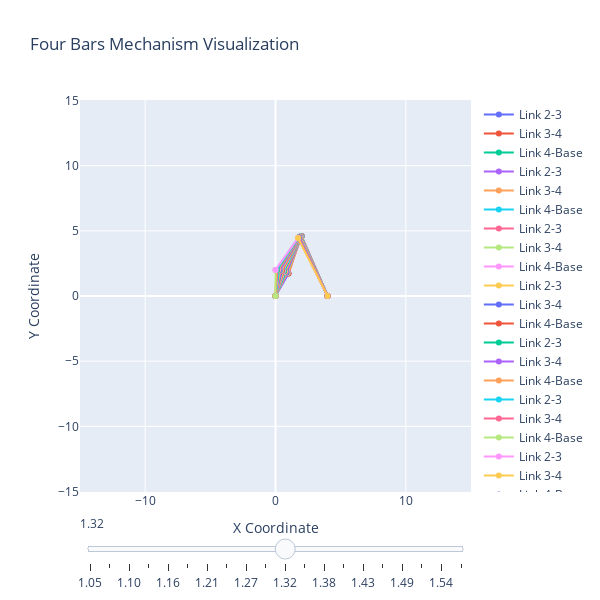

The notebook cell saved with this chart:
### Code cell
# Define your theta_2 range and call the function
theta_2_range = np.linspace(np.pi/3, np.pi/2, 20)
plot_mechanism_with_slider(theta_2_range, L2, L3, L4, Separation)

### Figure 1 — Plotly figure (JSON) as saved in the notebook; plotly's stock layout.template omitted (floating-point values rounded to 4 significant figures)
{"data": [{"mode": "lines+markers", "name": "Link 2-3", "type": "scatter", "x": [0, 1], "y": [0, 1.732]}, {"mode": "lines+markers", "name": "Link 3-4", "type": "scatter", "x": [1, 1.972], "y": [1.732, 4.57]}, {"mode": "lines+markers", "name": "Link 4-Base", "type": "scatter", "x": [1.972, 4], "y": [4.57, 0]}, {"mode": "lines+markers", "name": "Link 2-3", "type": "scatter", "x": [0, 0.9519], "y": [0, 1.759]}, {"mode": "lines+markers", "name": "Link 3-4", "type": "scatter", "x": [0.9519, 1.984], "y": [1.759, 4.576]}, {"mode": "lines+markers", "name": "Link 4-Base", "type": "scatter", "x": [1.984, 4], "y": [4.576, 0]}, {"mode": "lines+markers", "name": "Link 2-3", "type": "scatter", "x": [0, 0.9031], "y": [0, 1.785]}, {"mode": "lines+markers", "name": "Link 3-4", "type": "scatter", "x": [0.9031, 1.993], "y": [1.785, 4.58]}, {"mode": "lines+markers", "name": "Link 4-Base", "type": "scatter", "x": [1.993, 4], "y": [4.58, 0]}, {"mode": "lines+markers", "name": "Link 2-3", "type": "scatter", "x": [0, 0.8536], "y": [0, 1.809]}, {"mode": "lines+markers", "name": "Link 3-4", "type": "scatter", "x": [0.8536, 1.998], "y": [1.809, 4.582]}, {"mode": "lines+markers", "name": "Link 4-Base", "type": "scatter", "x": [1.998, 4], "y": [4.582, 0]}, {"mode": "lines+markers", "name": "Link 2-3", "type": "scatter", "x": [0, 0.8034], "y": [0, 1.832]}, {"mode": "lines+markers", "name": "Link 3-4", "type": "scatter", "x": [0.8034, 2.0], "y": [1.832, 4.583]}, {"mode": "lines+markers", "name": "Link 4-Base", "type": "scatter", "x": [2.0, 4], "y": [4.583, 0]}, {"mode": "lines+markers", "name": "Link 2-3", "type": "scatter", "x": [0, 0.7526], "y": [0, 1.853]}, {"mode": "lines+markers", "name": "Link 3-4", "type": "scatter", "x": [0.7526, 1.999], "y": [1.853, 4.582]}, {"mode": "lines+markers", "name": "Link 4-Base", "type": "scatter", "x": [1.999, 4], "y": [4.582, 0]}, {"mode": "lines+markers", "name": "Link 2-3", "type": "scatter", "x": [0, 0.7013], "y": [0, 1.873]}, {"mode": "lines+markers", "name": "Link 3-4", "type": "scatter", "x": [0.7013, 1.994], "y": [1.873, 4.58]}, {"mode": "lines+markers", "name": "Link 4-Base", "type": "scatter", "x": [1.994, 4], "y": [4.58, 0]}, {"mode": "lines+markers", "name": "Link 2-3", "type": "scatter", "x": [0, 0.6494], "y": [0, 1.892]}, {"mode": "lines+markers", "name": "Link 3-4", "type": "scatter", "x": [0.6494, 1.987], "y": [1.892, 4.577]}, {"mode": "lines+markers", "name": "Link 4-Base", "type": "scatter", "x": [1.987, 4], "y": [4.577, 0]}, {"mode": "lines+markers", "name": "Link 2-3", "type": "scatter", "x": [0, 0.597], "y": [0, 1.909]}, {"mode": "lines+markers", "name": "Link 3-4", "type": "scatter", "x": [0.597, 1.977], "y": [1.909, 4.573]}, {"mode": "lines+markers", "name": "Link 4-Base", "type": "scatter", "x": [1.977, 4], "y": [4.573, 0]}, {"mode": "lines+markers", "name": "Link 2-3", "type": "scatter", "x": [0, 0.5442], "y": [0, 1.925]}, {"mode": "lines+markers", "name": "Link 3-4", "type": "scatter", "x": [0.5442, 1.965], "y": [1.925, 4.567]}, {"mode": "lines+markers", "name": "Link 4-Base", "type": "scatter", "x": [1.965, 4], "y": [4.567, 0]}, {"mode": "lines+markers", "name": "Link 2-3", "type": "scatter", "x": [0, 0.491], "y": [0, 1.939]}, {"mode": "lines+markers", "name": "Link 3-4", "type": "scatter", "x": [0.491, 1.95], "y": [1.939, 4.56]}, {"mode": "lines+markers", "name": "Link 4-Base", "type": "scatter", "x": [1.95, 4], "y": [4.56, 0]}, {"mode": "lines+markers", "name": "Link 2-3", "type": "scatter", "x": [0, 0.4374], "y": [0, 1.952]}, {"mode": "lines+markers", "name": "Link 3-4", "type": "scatter", "x": [0.4374, 1.932], "y": [1.952, 4.552]}, {"mode": "lines+markers", "name": "Link 4-Base", "type": "scatter", "x": [1.932, 4], "y": [4.552, 0]}, {"mode": "lines+markers", "name": "Link 2-3", "type": "scatter", "x": [0, 0.3834], "y": [0, 1.963]}, {"mode": "lines+markers", "name": "Link 3-4", "type": "scatter", "x": [0.3834, 1.913], "y": [1.963, 4.544]}, {"mode": "lines+markers", "name": "Link 4-Base", "type": "scatter", "x": [1.913, 4], "y": [4.544, 0]}, {"mode": "lines+markers", "name": "Link 2-3", "type": "scatter", "x": [0, 0.3292], "y": [0, 1.973]}, {"mode": "lines+markers", "name": "Link 3-4", "type": "scatter", "x": [0.3292, 1.892], "y": [1.973, 4.534]}, {"mode": "lines+markers", "name": "Link 4-Base", "type": "scatter", "x": [1.892, 4], "y": [4.534, 0]}, {"mode": "lines+markers", "name": "Link 2-3", "type": "scatter", "x": [0, 0.2747], "y": [0, 1.981]}, {"mode": "lines+markers", "name": "Link 3-4", "type": "scatter", "x": [0.2747, 1.868], "y": [1.981, 4.523]}, {"mode": "lines+markers", "name": "Link 4-Base", "type": "scatter", "x": [1.868, 4], "y": [4.523, 0]}, {"mode": "lines+markers", "name": "Link 2-3", "type": "scatter", "x": [0, 0.22], "y": [0, 1.988]}, {"mode": "lines+markers", "name": "Link 3-4", "type": "scatter", "x": [0.22, 1.843], "y": [1.988, 4.511]}, {"mode": "lines+markers", "name": "Link 4-Base", "type": "scatter", "x": [1.843, 4], "y": [4.511, 0]}, {"mode": "lines+markers", "name": "Link 2-3", "type": "scatter", "x": [0, 0.1652], "y": [0, 1.993]}, {"mode": "lines+markers", "name": "Link 3-4", "type": "scatter", "x": [0.1652, 1.816], "y": [1.993, 4.498]}, {"mode": "lines+markers", "name": "Link 4-Base", "type": "scatter", "x": [1.816, 4], "y": [4.498, 0]}, {"mode": "lines+markers", "name": "Link 2-3", "type": "scatter", "x": [0, 0.1102], "y": [0, 1.997]}, {"mode": "lines+markers", "name": "Link 3-4", "type": "scatter", "x": [0.1102, 1.788], "y": [1.997, 4.484]}, {"mode": "lines+markers", "name": "Link 4-Base", "type": "scatter", "x": [1.788, 4], "y": [4.484, 0]}, {"mode": "lines+markers", "name": "Link 2-3", "type": "scatter", "x": [0, 0.05511], "y": [0, 1.999]}, {"mode": "lines+markers", "name": "Link 3-4", "type": "scatter", "x": [0.05511, 1.758], "y": [1.999, 4.469]}, {"mode": "lines+markers", "name": "Link 4-Base", "type": "scatter", "x": [1.758, 4], "y": [4.469, 0]}, {"mode": "lines+markers", "name": "Link 2-3", "type": "scatter", "x": [0, 1.225e-16], "y": [0, 2]}, {"mode": "lines+markers", "name": "Link 3-4", "type": "scatter", "x": [1.225e-16, 1.727], "y": [2, 4.453]}, {"mode": "lines+markers", "name": "Link 4-Base", "type": "scatter", "x": [1.727, 4], "y": [4.453, 0]}], "layout": {"autosize": false, "height": 600, "showlegend": true, "sliders": [{"active": 10, "steps": [{"args": [{"visible": [true, true, true, false, false, false, false, false, false, false, false, false, false, false, false, false, false, false, false, false, false, false, false, false, false, false, false, false, false, false, false, false, false, false, false, false, false, false, false, false, false, false, false, false, false, false, false, false, false, false, false, false, false, false, false, false, false, false, false, false]}], "label": "1.05", "method": "restyle"}, {"args": [{"visible": [false, false, false, true, true, true, false, false, false, false, false, false, false, false, false, false, false, false, false, false, false, false, false, false, false, false, false, false, false, false, false, false, false, false, false, false, false, false, false, false, false, false, false, false, false, false, false, false, false, false, false, false, false, false, false, false, false, false, false, false]}], "label": "1.07", "method": "restyle"}, {"args": [{"visible": [false, false, false, false, false, false, true, true, true, false, false, false, false, false, false, false, false, false, false, false, false, false, false, false, false, false, false, false, false, false, false, false, false, false, false, false, false, false, false, false, false, false, false, false, false, false, false, false, false, false, false, false, false, false, false, false, false, false, false, false]}], "label": "1.10", "method": "restyle"}, {"args": [{"visible": [false, false, false, false, false, false, false, false, false, true, true, true, false, false, false, false, false, false, false, false, false, false, false, false, false, false, false, false, false, false, false, false, false, false, false, false, false, false, false, false, false, false, false, false, false, false, false, false, false, false, false, false, false, false, false, false, false, false, false, false]}], "label": "1.13", "method": "restyle"}, {"args": [{"visible": [false, false, false, false, false, false, false, false, false, false, false, false, true, true, true, false, false, false, false, false, false, false, false, false, false, false, false, false, false, false, false, false, false, false, false, false, false, false, false, false, false, false, false, false, false, false, false, false, false, false, false, false, false, false, false, false, false, false, false, false]}], "label": "1.16", "method": "restyle"}, {"args": [{"visible": [false, false, false, false, false, false, false, false, false, false, false, false, false, false, false, true, true, true, false, false, false, false, false, false, false, false, false, false, false, false, false, false, false, false, false, false, false, false, false, false, false, false, false, false, false, false, false, false, false, false, false, false, false, false, false, false, false, false, false, false]}], "label": "1.18", "method": "restyle"}, {"args": [{"visible": [false, false, false, false, false, false, false, false, false, false, false, false, false, false, false, false, false, false, true, true, true, false, false, false, false, false, false, false, false, false, false, false, false, false, false, false, false, false, false, false, false, false, false, false, false, false, false, false, false, false, false, false, false, false, false, false, false, false, false, false]}], "label": "1.21", "method": "restyle"}, {"args": [{"visible": [false, false, false, false, false, false, false, false, false, false, false, false, false, false, false, false, false, false, false, false, false, true, true, true, false, false, false, false, false, false, false, false, false, false, false, false, false, false, false, false, false, false, false, false, false, false, false, false, false, false, false, false, false, false, false, false, false, false, false, false]}], "label": "1.24", "method": "restyle"}, {"args": [{"visible": [false, false, false, false, false, false, false, false, false, false, false, false, false, false, false, false, false, false, false, false, false, false, false, false, true, true, true, false, false, false, false, false, false, false, false, false, false, false, false, false, false, false, false, false, false, false, false, false, false, false, false, false, false, false, false, false, false, false, false, false]}], "label": "1.27", "method": "restyle"}, {"args": [{"visible": [false, false, false, false, false, false, false, false, false, false, false, false, false, false, false, false, false, false, false, false, false, false, false, false, false, false, false, true, true, true, false, false, false, false, false, false, false, false, false, false, false, false, false, false, false, false, false, false, false, false, false, false, false, false, false, false, false, false, false, false]}], "label": "1.30", "method": "restyle"}, {"args": [{"visible": [false, false, false, false, false, false, false, false, false, false, false, false, false, false, false, false, false, false, false, false, false, false, false, false, false, false, false, false, false, false, true, true, true, false, false, false, false, false, false, false, false, false, false, false, false, false, false, false, false, false, false, false, false, false, false, false, false, false, false, false]}], "label": "1.32", "method": "restyle"}, {"args": [{"visible": [false, false, false, false, false, false, false, false, false, false, false, false, false, false, false, false, false, false, false, false, false, false, false, false, false, false, false, false, false, false, false, false, false, true, true, true, false, false, false, false, false, false, false, false, false, false, false, false, false, false, false, false, false, false, false, false, false, false, false, false]}], "label": "1.35", "method": "restyle"}, {"args": [{"visible": [false, false, false, false, false, false, false, false, false, false, false, false, false, false, false, false, false, false, false, false, false, false, false, false, false, false, false, false, false, false, false, false, false, false, false, false, true, true, true, false, false, false, false, false, false, false, false, false, false, false, false, false, false, false, false, false, false, false, false, false]}], "label": "1.38", "method": "restyle"}, {"args": [{"visible": [false, false, false, false, false, false, false, false, false, false, false, false, false, false, false, false, false, false, false, false, false, false, false, false, false, false, false, false, false, false, false, false, false, false, false, false, false, false, false, true, true, true, false, false, false, false, false, false, false, false, false, false, false, false, false, false, false, false, false, false]}], "label": "1.41", "method": "restyle"}, {"args": [{"visible": [false, false, false, false, false, false, false, false, false, false, false, false, false, false, false, false, false, false, false, false, false, false, false, false, false, false, false, false, false, false, false, false, false, false, false, false, false, false, false, false, false, false, true, true, true, false, false, false, false, false, false, false, false, false, false, false, false, false, false, false]}], "label": "1.43", "method": "restyle"}, {"args": [{"visible": [false, false, false, false, false, false, false, false, false, false, false, false, false, false, false, false, false, false, false, false, false, false, false, false, false, false, false, false, false, false, false, false, false, false, false, false, false, false, false, false, false, false, false, false, false, true, true, true, false, false, false, false, false, false, false, false, false, false, false, false]}], "label": "1.46", "method": "restyle"}, {"args": [{"visible": [false, false, false, false, false, false, false, false, false, false, false, false, false, false, false, false, false, false, false, false, false, false, false, false, false, false, false, false, false, false, false, false, false, false, false, false, false, false, false, false, false, false, false, false, false, false, false, false, true, true, true, false, false, false, false, false, false, false, false, false]}], "label": "1.49", "method": "restyle"}, {"args": [{"visible": [false, false, false, false, false, false, false, false, false, false, false, false, false, false, false, false, false, false, false, false, false, false, false, false, false, false, false, false, false, false, false, false, false, false, false, false, false, false, false, false, false, false, false, false, false, false, false, false, false, false, false, true, true, true, false, false, false, false, false, false]}], "label": "1.52", "method": "restyle"}, {"args": [{"visible": [false, false, false, false, false, false, false, false, false, false, false, false, false, false, false, false, false, false, false, false, false, false, false, false, false, false, false, false, false, false, false, false, false, false, false, false, false, false, false, false, false, false, false, false, false, false, false, false, false, false, false, false, false, false, true, true, true, false, false, false]}], "label": "1.54", "method": "restyle"}, {"args": [{"visible": [false, false, false, false, false, false, false, false, false, false, false, false, false, false, false, false, false, false, false, false, false, false, false, false, false, false, false, false, false, false, false, false, false, false, false, false, false, false, false, false, false, false, false, false, false, false, false, false, false, false, false, false, false, false, false, false, false, true, true, true]}], "label": "1.57", "method": "restyle"}], "yanchor": "top"}], "title": {"text": "Four Bars Mechanism Visualization"}, "width": 600, "xaxis": {"range": [-15, 15], "scaleanchor": "y", "scaleratio": 1, "title": {"text": "X Coordinate"}}, "yaxis": {"range": [-15, 15], "scaleanchor": "x", "scaleratio": 1, "title": {"text": "Y Coordinate"}}}}
